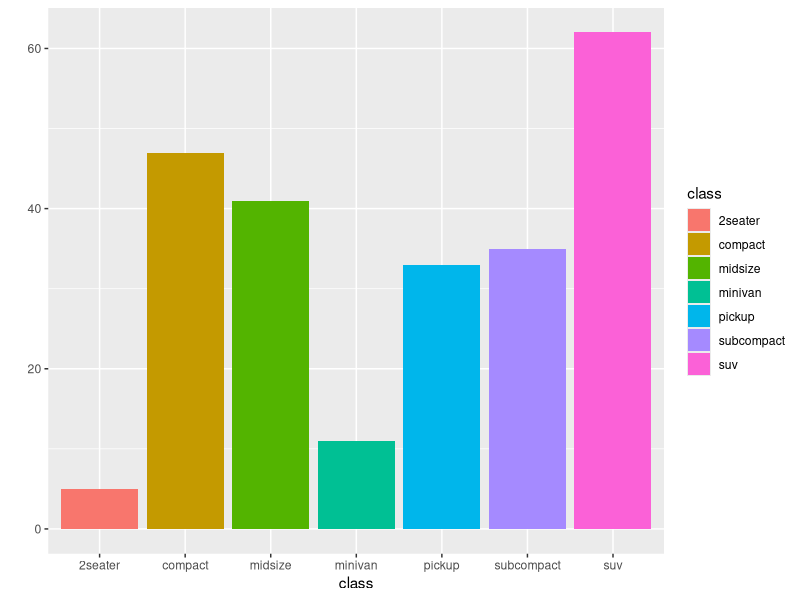

R code for this plot:
# dplyr 패키지를 사용한 데이터 가공.

library(tidyverse)

# ggplot2::mpg 데이터 셋의 일부를 출력
head(mpg)

# 자동차의 종류(class)가 'compact'인 자동차들의 고속도로연비(hwy)의 평균
df_compact <- mpg %>% filter(class == 'compact')
df_compact
mean(df_compact$hwy)

mean(filter(mpg, class == 'compact')$hwy)

# 자동차의 class가 'suv'인 자동차들의 hwy의 평균
df_suv <- mpg %>% filter(class == 'suv')
df_suv
mean(df_suv$hwy)

# 범주형(카테고리 타입) 변수들의 빈도수(frequency)
table(mpg$class)
table(mpg$manufacturer)

# 막대 그래프(geom_bar)가 table 함수를 시각화.
qplot(x = class, data = mpg, fill = class)
